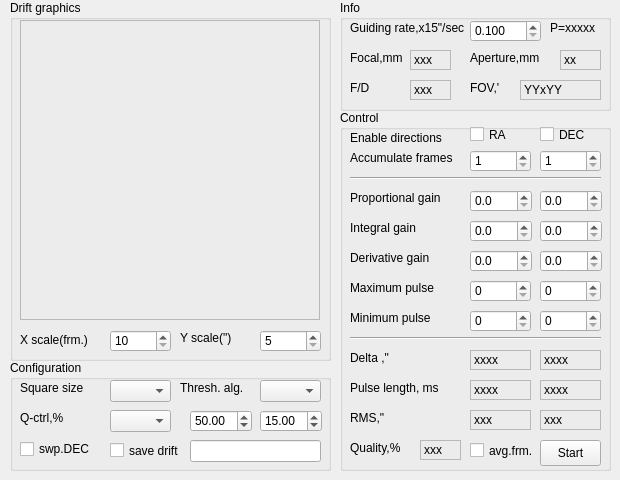
<?xml version="1.0" encoding="UTF-8"?>
<ui version="4.0">
 <class>guiderClass</class>
 <widget class="QWidget" name="guiderClass">
  <property name="geometry">
   <rect>
    <x>0</x>
    <y>0</y>
    <width>620</width>
    <height>480</height>
   </rect>
  </property>
  <property name="minimumSize">
   <size>
    <width>620</width>
    <height>480</height>
   </size>
  </property>
  <property name="maximumSize">
   <size>
    <width>620</width>
    <height>480</height>
   </size>
  </property>
  <property name="windowTitle">
   <string>Guider</string>
  </property>
  <widget class="QGroupBox" name="groupBox_Drift">
   <property name="geometry">
    <rect>
     <x>10</x>
     <y>0</y>
     <width>321</width>
     <height>361</height>
    </rect>
   </property>
   <property name="title">
    <string>Drift graphics</string>
   </property>
   <widget class="QSpinBox" name="spinBox_XScale">
    <property name="geometry">
     <rect>
      <x>100</x>
      <y>330</y>
      <width>61</width>
      <height>22</height>
     </rect>
    </property>
    <property name="minimum">
     <number>10</number>
    </property>
   </widget>
   <widget class="QSpinBox" name="spinBox_YScale">
    <property name="geometry">
     <rect>
      <x>250</x>
      <y>330</y>
      <width>61</width>
      <height>22</height>
     </rect>
    </property>
    <property name="minimum">
     <number>5</number>
    </property>
    <property name="maximum">
     <number>30</number>
    </property>
    <property name="singleStep">
     <number>5</number>
    </property>
    <property name="value">
     <number>5</number>
    </property>
   </widget>
   <widget class="QLabel" name="l_1">
    <property name="geometry">
     <rect>
      <x>10</x>
      <y>330</y>
      <width>81</width>
      <height>20</height>
     </rect>
    </property>
    <property name="text">
     <string>X scale(frm.)</string>
    </property>
    <property name="margin">
     <number>0</number>
    </property>
   </widget>
   <widget class="QLabel" name="l_2">
    <property name="geometry">
     <rect>
      <x>170</x>
      <y>330</y>
      <width>61</width>
      <height>16</height>
     </rect>
    </property>
    <property name="text">
     <string>Y scale(&quot;)</string>
    </property>
   </widget>
   <widget class="QFrame" name="frame_Graph">
    <property name="geometry">
     <rect>
      <x>10</x>
      <y>20</y>
      <width>300</width>
      <height>300</height>
     </rect>
    </property>
    <property name="frameShape">
     <enum>QFrame::StyledPanel</enum>
    </property>
    <property name="frameShadow">
     <enum>QFrame::Raised</enum>
    </property>
   </widget>
  </widget>
  <widget class="QGroupBox" name="groupBox_Info">
   <property name="geometry">
    <rect>
     <x>340</x>
     <y>0</y>
     <width>271</width>
     <height>111</height>
    </rect>
   </property>
   <property name="title">
    <string>Info</string>
   </property>
   <widget class="QDoubleSpinBox" name="spinBox_GuideRate">
    <property name="geometry">
     <rect>
      <x>130</x>
      <y>20</y>
      <width>71</width>
      <height>22</height>
     </rect>
    </property>
    <property name="decimals">
     <number>3</number>
    </property>
    <property name="minimum">
     <double>0.100000000000000</double>
    </property>
    <property name="maximum">
     <double>2.000000000000000</double>
    </property>
    <property name="singleStep">
     <double>0.100000000000000</double>
    </property>
   </widget>
   <widget class="QLabel" name="l_Focal">
    <property name="geometry">
     <rect>
      <x>70</x>
      <y>50</y>
      <width>41</width>
      <height>20</height>
     </rect>
    </property>
    <property name="frameShape">
     <enum>QFrame::StyledPanel</enum>
    </property>
    <property name="frameShadow">
     <enum>QFrame::Sunken</enum>
    </property>
    <property name="text">
     <string>xxx</string>
    </property>
    <property name="scaledContents">
     <bool>false</bool>
    </property>
    <property name="alignment">
     <set>Qt::AlignLeading|Qt::AlignLeft|Qt::AlignVCenter</set>
    </property>
   </widget>
   <widget class="QLabel" name="l_Aperture">
    <property name="geometry">
     <rect>
      <x>220</x>
      <y>50</y>
      <width>41</width>
      <height>20</height>
     </rect>
    </property>
    <property name="frameShape">
     <enum>QFrame::StyledPanel</enum>
    </property>
    <property name="frameShadow">
     <enum>QFrame::Sunken</enum>
    </property>
    <property name="text">
     <string>xx</string>
    </property>
    <property name="alignment">
     <set>Qt::AlignLeading|Qt::AlignLeft|Qt::AlignVCenter</set>
    </property>
   </widget>
   <widget class="QLabel" name="l_FbyD">
    <property name="geometry">
     <rect>
      <x>70</x>
      <y>80</y>
      <width>41</width>
      <height>20</height>
     </rect>
    </property>
    <property name="frameShape">
     <enum>QFrame::StyledPanel</enum>
    </property>
    <property name="frameShadow">
     <enum>QFrame::Sunken</enum>
    </property>
    <property name="text">
     <string>xxx</string>
    </property>
    <property name="alignment">
     <set>Qt::AlignLeading|Qt::AlignLeft|Qt::AlignVCenter</set>
    </property>
   </widget>
   <widget class="QLabel" name="l_FOV">
    <property name="geometry">
     <rect>
      <x>180</x>
      <y>80</y>
      <width>81</width>
      <height>20</height>
     </rect>
    </property>
    <property name="frameShape">
     <enum>QFrame::StyledPanel</enum>
    </property>
    <property name="frameShadow">
     <enum>QFrame::Sunken</enum>
    </property>
    <property name="text">
     <string>YYxYY</string>
    </property>
    <property name="alignment">
     <set>Qt::AlignLeading|Qt::AlignLeft|Qt::AlignVCenter</set>
    </property>
   </widget>
   <widget class="QLabel" name="l_3">
    <property name="geometry">
     <rect>
      <x>10</x>
      <y>20</y>
      <width>121</width>
      <height>16</height>
     </rect>
    </property>
    <property name="text">
     <string>Guiding rate,x15&quot;/sec</string>
    </property>
   </widget>
   <widget class="QLabel" name="l_5">
    <property name="geometry">
     <rect>
      <x>10</x>
      <y>50</y>
      <width>54</width>
      <height>16</height>
     </rect>
    </property>
    <property name="text">
     <string>Focal,mm</string>
    </property>
   </widget>
   <widget class="QLabel" name="l_6">
    <property name="geometry">
     <rect>
      <x>130</x>
      <y>50</y>
      <width>81</width>
      <height>16</height>
     </rect>
    </property>
    <property name="text">
     <string>Aperture,mm</string>
    </property>
   </widget>
   <widget class="QLabel" name="l_7">
    <property name="geometry">
     <rect>
      <x>10</x>
      <y>80</y>
      <width>31</width>
      <height>16</height>
     </rect>
    </property>
    <property name="text">
     <string>F/D</string>
    </property>
   </widget>
   <widget class="QLabel" name="l_8">
    <property name="geometry">
     <rect>
      <x>130</x>
      <y>80</y>
      <width>41</width>
      <height>16</height>
     </rect>
    </property>
    <property name="text">
     <string>FOV,'</string>
    </property>
   </widget>
   <widget class="QLabel" name="l_RecommendedGain">
    <property name="geometry">
     <rect>
      <x>210</x>
      <y>20</y>
      <width>50</width>
      <height>16</height>
     </rect>
    </property>
    <property name="text">
     <string>P=xxxxx</string>
    </property>
   </widget>
  </widget>
  <widget class="QGroupBox" name="groupBox_Control">
   <property name="geometry">
    <rect>
     <x>340</x>
     <y>110</y>
     <width>271</width>
     <height>361</height>
    </rect>
   </property>
   <property name="title">
    <string>Control</string>
   </property>
   <widget class="QSpinBox" name="spinBox_AccFramesRA">
    <property name="geometry">
     <rect>
      <x>130</x>
      <y>40</y>
      <width>61</width>
      <height>22</height>
     </rect>
    </property>
    <property name="minimum">
     <number>1</number>
    </property>
   </widget>
   <widget class="QSpinBox" name="spinBox_AccFramesDEC">
    <property name="geometry">
     <rect>
      <x>200</x>
      <y>40</y>
      <width>61</width>
      <height>22</height>
     </rect>
    </property>
    <property name="minimum">
     <number>1</number>
    </property>
   </widget>
   <widget class="QCheckBox" name="checkBox_DirRA">
    <property name="geometry">
     <rect>
      <x>130</x>
      <y>14</y>
      <width>66</width>
      <height>21</height>
     </rect>
    </property>
    <property name="text">
     <string>RA</string>
    </property>
   </widget>
   <widget class="QCheckBox" name="checkBox_DirDEC">
    <property name="geometry">
     <rect>
      <x>200</x>
      <y>14</y>
      <width>61</width>
      <height>21</height>
     </rect>
    </property>
    <property name="text">
     <string>DEC</string>
    </property>
   </widget>
   <widget class="Line" name="line">
    <property name="geometry">
     <rect>
      <x>10</x>
      <y>60</y>
      <width>251</width>
      <height>16</height>
     </rect>
    </property>
    <property name="orientation">
     <enum>Qt::Horizontal</enum>
    </property>
   </widget>
   <widget class="QDoubleSpinBox" name="spinBox_PropGainRA">
    <property name="geometry">
     <rect>
      <x>130</x>
      <y>80</y>
      <width>62</width>
      <height>22</height>
     </rect>
    </property>
    <property name="decimals">
     <number>1</number>
    </property>
    <property name="maximum">
     <double>1000.000000000000000</double>
    </property>
   </widget>
   <widget class="QDoubleSpinBox" name="spinBox_PropGainDEC">
    <property name="geometry">
     <rect>
      <x>200</x>
      <y>80</y>
      <width>62</width>
      <height>22</height>
     </rect>
    </property>
    <property name="decimals">
     <number>1</number>
    </property>
    <property name="maximum">
     <double>1000.000000000000000</double>
    </property>
   </widget>
   <widget class="QDoubleSpinBox" name="spinBox_IntGainRA">
    <property name="geometry">
     <rect>
      <x>130</x>
      <y>110</y>
      <width>62</width>
      <height>22</height>
     </rect>
    </property>
    <property name="decimals">
     <number>1</number>
    </property>
    <property name="maximum">
     <double>1000.000000000000000</double>
    </property>
   </widget>
   <widget class="QDoubleSpinBox" name="spinBox_IntGainDEC">
    <property name="geometry">
     <rect>
      <x>200</x>
      <y>110</y>
      <width>62</width>
      <height>22</height>
     </rect>
    </property>
    <property name="decimals">
     <number>1</number>
    </property>
    <property name="maximum">
     <double>1000.000000000000000</double>
    </property>
   </widget>
   <widget class="QDoubleSpinBox" name="spinBox_DerGainRA">
    <property name="geometry">
     <rect>
      <x>130</x>
      <y>140</y>
      <width>62</width>
      <height>22</height>
     </rect>
    </property>
    <property name="decimals">
     <number>1</number>
    </property>
    <property name="maximum">
     <double>1000.000000000000000</double>
    </property>
   </widget>
   <widget class="QDoubleSpinBox" name="spinBox_DerGainDEC">
    <property name="geometry">
     <rect>
      <x>200</x>
      <y>140</y>
      <width>62</width>
      <height>22</height>
     </rect>
    </property>
    <property name="decimals">
     <number>1</number>
    </property>
    <property name="maximum">
     <double>1000.000000000000000</double>
    </property>
   </widget>
   <widget class="Line" name="line_2">
    <property name="geometry">
     <rect>
      <x>10</x>
      <y>220</y>
      <width>251</width>
      <height>16</height>
     </rect>
    </property>
    <property name="orientation">
     <enum>Qt::Horizontal</enum>
    </property>
   </widget>
   <widget class="QCheckBox" name="checkBox_AverageFrames">
    <property name="geometry">
     <rect>
      <x>130</x>
      <y>330</y>
      <width>71</width>
      <height>21</height>
     </rect>
    </property>
    <property name="text">
     <string>avg.frm.</string>
    </property>
   </widget>
   <widget class="QPushButton" name="pushButton_StartStop">
    <property name="geometry">
     <rect>
      <x>200</x>
      <y>330</y>
      <width>61</width>
      <height>26</height>
     </rect>
    </property>
    <property name="text">
     <string>Start</string>
    </property>
   </widget>
   <widget class="QLabel" name="l_9">
    <property name="geometry">
     <rect>
      <x>10</x>
      <y>20</y>
      <width>111</width>
      <height>16</height>
     </rect>
    </property>
    <property name="text">
     <string>Enable directions</string>
    </property>
   </widget>
   <widget class="QLabel" name="l_10">
    <property name="geometry">
     <rect>
      <x>10</x>
      <y>40</y>
      <width>121</width>
      <height>16</height>
     </rect>
    </property>
    <property name="text">
     <string>Accumulate frames</string>
    </property>
   </widget>
   <widget class="QLabel" name="l_11">
    <property name="geometry">
     <rect>
      <x>10</x>
      <y>80</y>
      <width>111</width>
      <height>16</height>
     </rect>
    </property>
    <property name="text">
     <string>Proportional gain</string>
    </property>
   </widget>
   <widget class="QLabel" name="l_12">
    <property name="geometry">
     <rect>
      <x>10</x>
      <y>110</y>
      <width>111</width>
      <height>16</height>
     </rect>
    </property>
    <property name="text">
     <string>Integral gain</string>
    </property>
   </widget>
   <widget class="QLabel" name="l_13">
    <property name="geometry">
     <rect>
      <x>10</x>
      <y>140</y>
      <width>111</width>
      <height>16</height>
     </rect>
    </property>
    <property name="text">
     <string>Derivative gain</string>
    </property>
   </widget>
   <widget class="QLabel" name="l_14">
    <property name="geometry">
     <rect>
      <x>10</x>
      <y>170</y>
      <width>111</width>
      <height>16</height>
     </rect>
    </property>
    <property name="text">
     <string>Maximum pulse</string>
    </property>
   </widget>
   <widget class="QLabel" name="l_15">
    <property name="geometry">
     <rect>
      <x>10</x>
      <y>200</y>
      <width>111</width>
      <height>16</height>
     </rect>
    </property>
    <property name="text">
     <string>Minimum pulse</string>
    </property>
   </widget>
   <widget class="QLabel" name="l_16">
    <property name="geometry">
     <rect>
      <x>10</x>
      <y>240</y>
      <width>61</width>
      <height>16</height>
     </rect>
    </property>
    <property name="text">
     <string>Delta ,&quot;</string>
    </property>
   </widget>
   <widget class="QLabel" name="l_17">
    <property name="geometry">
     <rect>
      <x>10</x>
      <y>270</y>
      <width>101</width>
      <height>16</height>
     </rect>
    </property>
    <property name="text">
     <string>Pulse length, ms</string>
    </property>
   </widget>
   <widget class="QLabel" name="l_DeltaRA">
    <property name="geometry">
     <rect>
      <x>130</x>
      <y>240</y>
      <width>61</width>
      <height>20</height>
     </rect>
    </property>
    <property name="frameShape">
     <enum>QFrame::StyledPanel</enum>
    </property>
    <property name="frameShadow">
     <enum>QFrame::Sunken</enum>
    </property>
    <property name="text">
     <string>xxxx</string>
    </property>
    <property name="alignment">
     <set>Qt::AlignLeading|Qt::AlignLeft|Qt::AlignVCenter</set>
    </property>
   </widget>
   <widget class="QLabel" name="l_DeltaDEC">
    <property name="geometry">
     <rect>
      <x>200</x>
      <y>240</y>
      <width>61</width>
      <height>20</height>
     </rect>
    </property>
    <property name="frameShape">
     <enum>QFrame::StyledPanel</enum>
    </property>
    <property name="frameShadow">
     <enum>QFrame::Sunken</enum>
    </property>
    <property name="text">
     <string>xxxx</string>
    </property>
    <property name="alignment">
     <set>Qt::AlignLeading|Qt::AlignLeft|Qt::AlignVCenter</set>
    </property>
   </widget>
   <widget class="QLabel" name="l_PulseRA">
    <property name="geometry">
     <rect>
      <x>130</x>
      <y>270</y>
      <width>61</width>
      <height>20</height>
     </rect>
    </property>
    <property name="frameShape">
     <enum>QFrame::StyledPanel</enum>
    </property>
    <property name="frameShadow">
     <enum>QFrame::Sunken</enum>
    </property>
    <property name="text">
     <string>xxxx</string>
    </property>
    <property name="alignment">
     <set>Qt::AlignLeading|Qt::AlignLeft|Qt::AlignVCenter</set>
    </property>
   </widget>
   <widget class="QLabel" name="l_PulseDEC">
    <property name="geometry">
     <rect>
      <x>200</x>
      <y>270</y>
      <width>61</width>
      <height>20</height>
     </rect>
    </property>
    <property name="frameShape">
     <enum>QFrame::StyledPanel</enum>
    </property>
    <property name="frameShadow">
     <enum>QFrame::Sunken</enum>
    </property>
    <property name="text">
     <string>xxxx</string>
    </property>
    <property name="alignment">
     <set>Qt::AlignLeading|Qt::AlignLeft|Qt::AlignVCenter</set>
    </property>
   </widget>
   <widget class="QSpinBox" name="spinBox_MaxPulseRA">
    <property name="geometry">
     <rect>
      <x>130</x>
      <y>170</y>
      <width>61</width>
      <height>22</height>
     </rect>
    </property>
    <property name="maximum">
     <number>9999</number>
    </property>
   </widget>
   <widget class="QSpinBox" name="spinBox_MaxPulseDEC">
    <property name="geometry">
     <rect>
      <x>200</x>
      <y>170</y>
      <width>61</width>
      <height>22</height>
     </rect>
    </property>
    <property name="maximum">
     <number>9999</number>
    </property>
   </widget>
   <widget class="QSpinBox" name="spinBox_MinPulseRA">
    <property name="geometry">
     <rect>
      <x>130</x>
      <y>200</y>
      <width>61</width>
      <height>22</height>
     </rect>
    </property>
    <property name="maximum">
     <number>9999</number>
    </property>
   </widget>
   <widget class="QSpinBox" name="spinBox_MinPulseDEC">
    <property name="geometry">
     <rect>
      <x>200</x>
      <y>200</y>
      <width>61</width>
      <height>22</height>
     </rect>
    </property>
    <property name="maximum">
     <number>9999</number>
    </property>
   </widget>
   <widget class="QLabel" name="l_ErrRA">
    <property name="geometry">
     <rect>
      <x>130</x>
      <y>300</y>
      <width>61</width>
      <height>20</height>
     </rect>
    </property>
    <property name="frameShape">
     <enum>QFrame::StyledPanel</enum>
    </property>
    <property name="frameShadow">
     <enum>QFrame::Sunken</enum>
    </property>
    <property name="text">
     <string>xxx</string>
    </property>
    <property name="scaledContents">
     <bool>false</bool>
    </property>
    <property name="alignment">
     <set>Qt::AlignLeading|Qt::AlignLeft|Qt::AlignVCenter</set>
    </property>
   </widget>
   <widget class="QLabel" name="l_20">
    <property name="geometry">
     <rect>
      <x>10</x>
      <y>300</y>
      <width>61</width>
      <height>16</height>
     </rect>
    </property>
    <property name="text">
     <string>RMS,&quot;</string>
    </property>
   </widget>
   <widget class="QLabel" name="l_ErrDEC">
    <property name="geometry">
     <rect>
      <x>200</x>
      <y>300</y>
      <width>61</width>
      <height>20</height>
     </rect>
    </property>
    <property name="frameShape">
     <enum>QFrame::StyledPanel</enum>
    </property>
    <property name="frameShadow">
     <enum>QFrame::Sunken</enum>
    </property>
    <property name="text">
     <string>xxx</string>
    </property>
    <property name="scaledContents">
     <bool>false</bool>
    </property>
    <property name="alignment">
     <set>Qt::AlignLeading|Qt::AlignLeft|Qt::AlignVCenter</set>
    </property>
   </widget>
   <widget class="QLabel" name="l_22">
    <property name="geometry">
     <rect>
      <x>10</x>
      <y>330</y>
      <width>69</width>
      <height>16</height>
     </rect>
    </property>
    <property name="text">
     <string>Quality,%</string>
    </property>
   </widget>
   <widget class="QLabel" name="l_Quality">
    <property name="geometry">
     <rect>
      <x>80</x>
      <y>330</y>
      <width>41</width>
      <height>20</height>
     </rect>
    </property>
    <property name="frameShape">
     <enum>QFrame::StyledPanel</enum>
    </property>
    <property name="frameShadow">
     <enum>QFrame::Sunken</enum>
    </property>
    <property name="text">
     <string>xxx</string>
    </property>
    <property name="alignment">
     <set>Qt::AlignLeading|Qt::AlignLeft|Qt::AlignVCenter</set>
    </property>
   </widget>
  </widget>
  <widget class="QGroupBox" name="groupBox_Configuration">
   <property name="geometry">
    <rect>
     <x>10</x>
     <y>360</y>
     <width>321</width>
     <height>111</height>
    </rect>
   </property>
   <property name="title">
    <string>Configuration</string>
   </property>
   <widget class="QComboBox" name="comboBox_SquareSize">
    <property name="geometry">
     <rect>
      <x>100</x>
      <y>20</y>
      <width>61</width>
      <height>22</height>
     </rect>
    </property>
   </widget>
   <widget class="QLabel" name="l_18">
    <property name="geometry">
     <rect>
      <x>10</x>
      <y>20</y>
      <width>81</width>
      <height>16</height>
     </rect>
    </property>
    <property name="text">
     <string>Square size</string>
    </property>
   </widget>
   <widget class="QComboBox" name="comboBox_ThresholdAlg">
    <property name="geometry">
     <rect>
      <x>250</x>
      <y>20</y>
      <width>61</width>
      <height>22</height>
     </rect>
    </property>
   </widget>
   <widget class="QCheckBox" name="checkBox_SaveLog">
    <property name="geometry">
     <rect>
      <x>100</x>
      <y>80</y>
      <width>79</width>
      <height>21</height>
     </rect>
    </property>
    <property name="text">
     <string>save drift</string>
    </property>
   </widget>
   <widget class="QLineEdit" name="lineEdit_DriftFileName">
    <property name="geometry">
     <rect>
      <x>180</x>
      <y>80</y>
      <width>131</width>
      <height>22</height>
     </rect>
    </property>
    <property name="maxLength">
     <number>32</number>
    </property>
   </widget>
   <widget class="QLabel" name="l_19">
    <property name="geometry">
     <rect>
      <x>170</x>
      <y>20</y>
      <width>71</width>
      <height>16</height>
     </rect>
    </property>
    <property name="text">
     <string>Thresh. alg.</string>
    </property>
   </widget>
   <widget class="QDoubleSpinBox" name="doubleSpinBox_QualityThreshold2">
    <property name="geometry">
     <rect>
      <x>250</x>
      <y>50</y>
      <width>62</width>
      <height>22</height>
     </rect>
    </property>
    <property name="minimum">
     <double>3.000000000000000</double>
    </property>
    <property name="maximum">
     <double>95.000000000000000</double>
    </property>
    <property name="value">
     <double>15.000000000000000</double>
    </property>
   </widget>
   <widget class="QDoubleSpinBox" name="doubleSpinBox_QualityThreshold1">
    <property name="geometry">
     <rect>
      <x>180</x>
      <y>50</y>
      <width>62</width>
      <height>22</height>
     </rect>
    </property>
    <property name="minimum">
     <double>3.000000000000000</double>
    </property>
    <property name="maximum">
     <double>95.000000000000000</double>
    </property>
    <property name="value">
     <double>50.000000000000000</double>
    </property>
   </widget>
   <widget class="QLabel" name="l_24">
    <property name="geometry">
     <rect>
      <x>10</x>
      <y>50</y>
      <width>81</width>
      <height>16</height>
     </rect>
    </property>
    <property name="text">
     <string>Q-ctrl,%</string>
    </property>
   </widget>
   <widget class="QComboBox" name="comboBox_QualityControl">
    <property name="geometry">
     <rect>
      <x>100</x>
      <y>50</y>
      <width>61</width>
      <height>22</height>
     </rect>
    </property>
   </widget>
   <widget class="QCheckBox" name="checkBox_SwapDec">
    <property name="geometry">
     <rect>
      <x>10</x>
      <y>80</y>
      <width>81</width>
      <height>18</height>
     </rect>
    </property>
    <property name="text">
     <string>swp.DEC</string>
    </property>
   </widget>
  </widget>
 </widget>
 <tabstops>
  <tabstop>spinBox_XScale</tabstop>
  <tabstop>spinBox_YScale</tabstop>
  <tabstop>comboBox_SquareSize</tabstop>
  <tabstop>comboBox_ThresholdAlg</tabstop>
  <tabstop>comboBox_QualityControl</tabstop>
  <tabstop>doubleSpinBox_QualityThreshold1</tabstop>
  <tabstop>doubleSpinBox_QualityThreshold2</tabstop>
  <tabstop>checkBox_SwapDec</tabstop>
  <tabstop>checkBox_SaveLog</tabstop>
  <tabstop>lineEdit_DriftFileName</tabstop>
  <tabstop>spinBox_GuideRate</tabstop>
  <tabstop>checkBox_DirRA</tabstop>
  <tabstop>checkBox_DirDEC</tabstop>
  <tabstop>spinBox_AccFramesRA</tabstop>
  <tabstop>spinBox_AccFramesDEC</tabstop>
  <tabstop>spinBox_PropGainRA</tabstop>
  <tabstop>spinBox_PropGainDEC</tabstop>
  <tabstop>spinBox_IntGainRA</tabstop>
  <tabstop>spinBox_IntGainDEC</tabstop>
  <tabstop>spinBox_DerGainRA</tabstop>
  <tabstop>spinBox_DerGainDEC</tabstop>
  <tabstop>spinBox_MaxPulseRA</tabstop>
  <tabstop>spinBox_MaxPulseDEC</tabstop>
  <tabstop>spinBox_MinPulseRA</tabstop>
  <tabstop>spinBox_MinPulseDEC</tabstop>
  <tabstop>checkBox_AverageFrames</tabstop>
  <tabstop>pushButton_StartStop</tabstop>
 </tabstops>
 <resources/>
 <connections/>
</ui>
